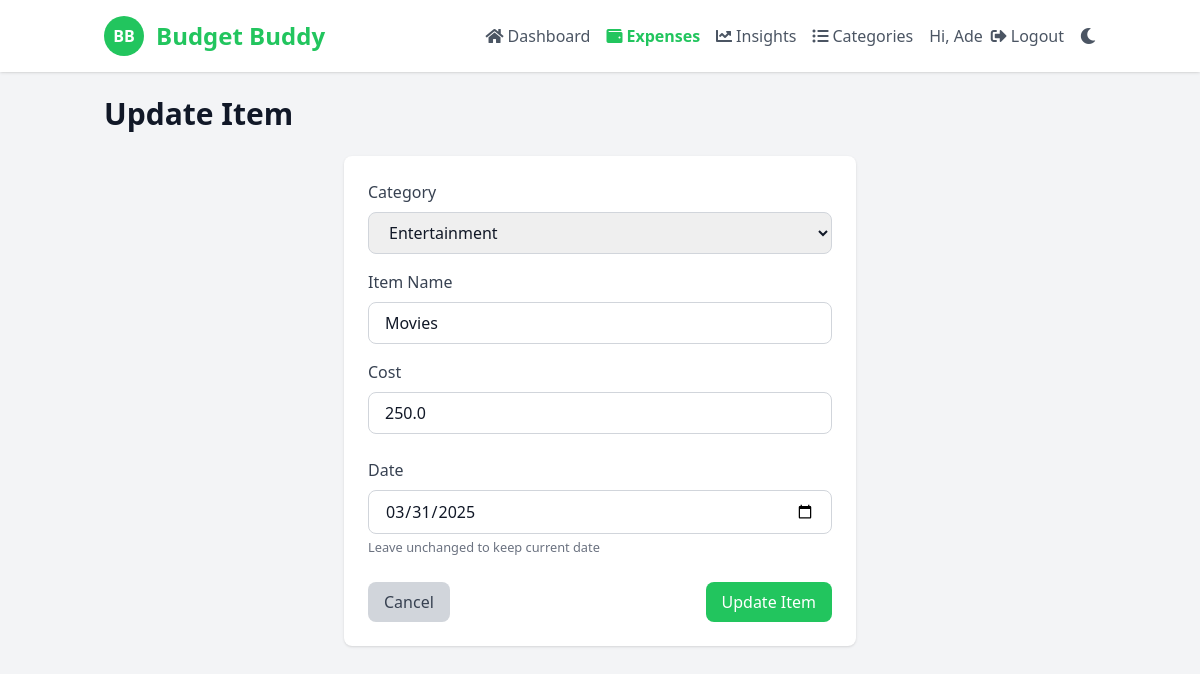
The app's page /update/3 (signed in) with its own data.
### app.py (models this page shows, shortened)
class Todo(db.Model):
    id = db.Column(db.Integer, primary_key=True)
    item = db.Column(db.String(200), nullable=False)  # Category
    name = db.Column(db.String(200), nullable=False, default="Unnamed Item")  # Item name
    cost = db.Column(db.Float, nullable=False)
    date_created = db.Column(db.DateTime, default=datetime.now)
    user_id = db.Column(db.Integer, db.ForeignKey('user.id'), nullable=False)

### app.py (the view)
    def decorated_function(*args, **kwargs):
        if not session.get('logged_in'):
            return redirect('/login')
        return f(*args, **kwargs)

### app.py (called while the page is built)
def login_required(f):
    def decorated_function(*args, **kwargs):
        if not session.get('logged_in'):
            return redirect('/login')
        return f(*args, **kwargs)
    decorated_function.__name__ = f.__name__
    return decorated_function

### templates/update.html (shortened to what this page needs)
<!DOCTYPE html>
<html lang="en">
<head>
    <script src="https://cdn.tailwindcss.com"></script>
    <link href="https://cdnjs.cloudflare.com/ajax/libs/font-awesome/5.15.3/css/all.min.css" rel="stylesheet"/>
</head>
<body class="bg-gray-100 text-gray-900 dark:bg-dark-900 dark:text-dark-200">
<header class="bg-white shadow fixed w-full z-10 dark:bg-dark-800 dark:shadow-dark">
    <div class="container mx-auto px-4 py-4 flex justify-between items-center">
        <div class="flex items-center">
            <div class="bg-green-500 text-white rounded-full w-10 h-10 flex items-center justify-center">
                <span class="font-bold">
                    BB
                </span>
            </div>
            <h1 class="ml-3 text-2xl font-bold text-green-500">
                Budget Buddy
            </h1>
        </div>
        <nav class="hidden md:flex space-x-4 items-center">
            <a class="text-gray-600 flex items-center dark:text-dark-400 hover:text-green-500 dark:hover:text-green-400" href="/dashboard">
                <i class="fas fa-home mr-1"></i> Dashboard
            </a>
            <a class="text-green-500 font-semibold flex items-center dark:text-green-400" href="/expenses">
                <i class="fas fa-wallet mr-1"></i> Expenses
            </a>
            <a class="text-gray-600 flex items-center dark:text-dark-400 hover:text-green-500 dark:hover:text-green-400" href="/insights">
                <i class="fas fa-chart-line mr-1"></i> Insights
            </a>
            <a class="text-gray-600 flex items-center dark:text-dark-400 hover:text-green-500 dark:hover:text-green-400" href="/categories">
                <i class="fas fa-list-ul mr-1"></i> Categories
            </a>
            <div class="ml-4 flex items-center">
                <span class="text-gray-600 dark:text-dark-400 mr-2">Hi, {{ username }}</span>
                <a href="/logout" class="text-gray-600 flex items-center dark:text-dark-400 hover:text-red-500 dark:hover:text-red-400">
                    <i class="fas fa-sign-out-alt mr-1"></i> Logout
                </a>
            </div>
            <button id="theme-toggle" class="ml-4 text-gray-600 dark:text-dark-400 hover:text-gray-800 dark:hover:text-dark-200 transition-colors duration-200 focus:outline-none">
            </button>
        </nav>
    </div>
</header>
<main class="container mx-auto px-4 py-24">
    <h2 class="text-3xl font-bold mb-6 dark:text-dark-100">
        Update Item
    </h2>
    <div class="bg-white p-6 rounded-lg shadow max-w-lg mx-auto dark:bg-dark-800">
        <form action="/update/{{ item.id }}" method="POST">
            <div class="mb-4">
                <label for="item" class="block text-gray-700 mb-2 dark:text-dark-400">Category</label>
                <select name="item" id="item" class="w-full px-4 py-2 border border-gray-300 rounded-lg focus:outline-none focus:ring-2 focus:ring-green-500 dark:bg-dark-700 dark:border-dark-600 dark:text-dark-100" required>
                    <option value="Entertainment" {% if item.item == 'Entertainment' %}selected{% endif %}>Entertainment</option>
                </select>
            </div>
            <div class="mb-4">
                <label for="name" class="block text-gray-700 mb-2 dark:text-dark-400">Item Name</label>
                <input type="text" name="name" id="name" value="{{ item.name }}"
                    class="w-full px-4 py-2 border border-gray-300 rounded-lg focus:outline-none focus:ring-2 focus:ring-green-500 dark:bg-dark-700 dark:border-dark-600 dark:text-dark-100"
                    placeholder="e.g., Rent, Netflix, Groceries" required>
            </div>
            <div class="mb-6">
                <label for="cost" class="block text-gray-700 mb-2 dark:text-dark-400">Cost</label>
                <input type="number" name="cost" id="cost" value="{{ item.cost }}"
                    class="w-full px-4 py-2 border border-gray-300 rounded-lg focus:outline-none focus:ring-2 focus:ring-green-500 dark:bg-dark-700 dark:border-dark-600 dark:text-dark-100"
                    step="0.01" min="0" required>
            </div>
            <div class="mb-6">
                <label for="date" class="block text-gray-700 mb-2 dark:text-dark-400">Date</label>
                <input type="date" name="date" id="date" value="{{ item.date_created.strftime('%Y-%m-%d') }}"
                    class="w-full px-4 py-2 border border-gray-300 rounded-lg focus:outline-none focus:ring-2 focus:ring-green-500 dark:bg-dark-700 dark:border-dark-600 dark:text-dark-100">
                <small class="text-gray-500 dark:text-dark-500">Leave unchanged to keep current date</small>
            </div>
            <div class="flex justify-between">
                <a href="/expenses" class="px-4 py-2 bg-gray-300 text-gray-700 rounded-lg hover:bg-gray-400 transition-colors dark:bg-dark-700 dark:text-dark-300 dark:hover:bg-dark-600">
                    Cancel
                </a>
                <button type="submit" class="px-4 py-2 bg-green-500 text-white rounded-lg hover:bg-green-600 transition-colors">
                    Update Item
                </button>
            </div>
        </form>
    </div>
</main>
</body>
</html>

### templates/update.html (style rules this page uses)
#theme-toggle { transition: all 0.3s ease; }

### records on screen
Todo: item "Entertainment", name "Movies", cost "250.0", date "03/31/2025"

### other values on screen
{{ username }} "Ade"
